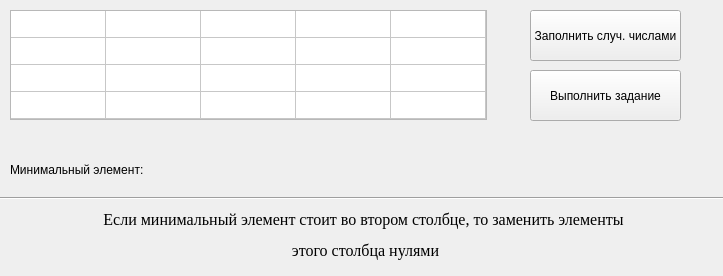
<?xml version="1.0" encoding="UTF-8"?>
<ui version="4.0">
 <class>Form</class>
 <widget class="QWidget" name="Form">
  <property name="enabled">
   <bool>true</bool>
  </property>
  <property name="geometry">
   <rect>
    <x>0</x>
    <y>0</y>
    <width>723</width>
    <height>276</height>
   </rect>
  </property>
  <property name="windowTitle">
   <string>Form</string>
  </property>
  <widget class="QTableWidget" name="tableWidget">
   <property name="geometry">
    <rect>
     <x>10</x>
     <y>10</y>
     <width>477</width>
     <height>110</height>
    </rect>
   </property>
   <property name="rowCount">
    <number>4</number>
   </property>
   <property name="columnCount">
    <number>5</number>
   </property>
   <attribute name="horizontalHeaderVisible">
    <bool>false</bool>
   </attribute>
   <attribute name="horizontalHeaderDefaultSectionSize">
    <number>95</number>
   </attribute>
   <attribute name="horizontalHeaderHighlightSections">
    <bool>true</bool>
   </attribute>
   <attribute name="horizontalHeaderMinimumSectionSize">
    <number>60</number>
   </attribute>
   <attribute name="verticalHeaderVisible">
    <bool>false</bool>
   </attribute>
   <attribute name="verticalHeaderDefaultSectionSize">
    <number>27</number>
   </attribute>
   <attribute name="verticalHeaderMinimumSectionSize">
    <number>25</number>
   </attribute>
   <row>
    <property name="text">
     <string>New Row</string>
    </property>
   </row>
   <row>
    <property name="text">
     <string>New Row</string>
    </property>
   </row>
   <row>
    <property name="text">
     <string>New Row</string>
    </property>
   </row>
   <row/>
   <column>
    <property name="text">
     <string>fhfg</string>
    </property>
   </column>
   <column>
    <property name="text">
     <string>New Column</string>
    </property>
   </column>
   <column>
    <property name="text">
     <string>New Column</string>
    </property>
   </column>
   <column/>
   <column/>
  </widget>
  <widget class="QPushButton" name="BtnRandNum">
   <property name="geometry">
    <rect>
     <x>530</x>
     <y>10</y>
     <width>151</width>
     <height>51</height>
    </rect>
   </property>
   <property name="text">
    <string>Заполнить случ. числами</string>
   </property>
  </widget>
  <widget class="QPushButton" name="BtnSolve">
   <property name="geometry">
    <rect>
     <x>530</x>
     <y>70</y>
     <width>151</width>
     <height>51</height>
    </rect>
   </property>
   <property name="text">
    <string>Выполнить задание</string>
   </property>
  </widget>
  <widget class="QLabel" name="LblMinElem">
   <property name="geometry">
    <rect>
     <x>10</x>
     <y>160</y>
     <width>211</width>
     <height>20</height>
    </rect>
   </property>
   <property name="text">
    <string>Минимальный элемент: </string>
   </property>
  </widget>
  <widget class="Line" name="line">
   <property name="geometry">
    <rect>
     <x>-30</x>
     <y>190</y>
     <width>961</width>
     <height>16</height>
    </rect>
   </property>
   <property name="minimumSize">
    <size>
     <width>760</width>
     <height>0</height>
    </size>
   </property>
   <property name="orientation">
    <enum>Qt::Horizontal</enum>
   </property>
  </widget>
  <widget class="QLabel" name="LblText">
   <property name="geometry">
    <rect>
     <x>70</x>
     <y>210</y>
     <width>591</width>
     <height>51</height>
    </rect>
   </property>
   <property name="font">
    <font>
     <family>Times New Roman</family>
     <pointsize>12</pointsize>
    </font>
   </property>
   <property name="text">
    <string>&lt;html&gt;&lt;head/&gt;&lt;body&gt;&lt;p align=&quot;center&quot;&gt;Если минимальный элемент стоит во втором столбце, то заменить элементы &lt;/p&gt;&lt;p align=&quot;center&quot;&gt;этого столбца нулями&lt;/p&gt;&lt;/body&gt;&lt;/html&gt;</string>
   </property>
  </widget>
 </widget>
 <resources/>
 <connections/>
</ui>
